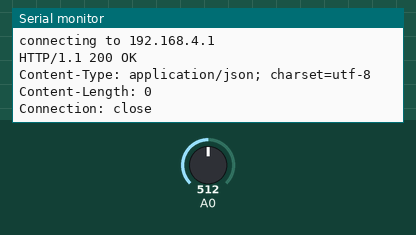
A sketch run on a simulated ESP8266 (NodeMCU). Parts: the last lines printed to the serial monitor. The inputs (shaded band) are chosen by the test bench; at power-on: A0 = 512. WiFi joins after 1.5 s; servers stay silent unless stated; uploads are accepted with an empty reply.

Above: at 2.7 s.
2.8 s: A0 set to 716
At 3.9 s:
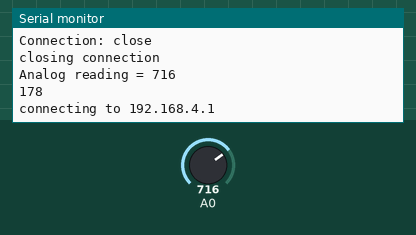
6.5 s: A0 set to 900
At 7.5 s:
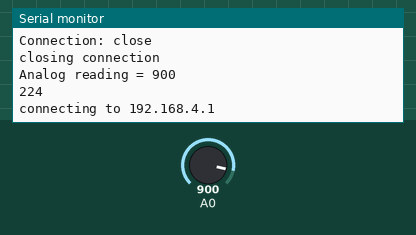
Timing chart, 0 to 9.5 s (numbered marks = the images above; inputs shaded):
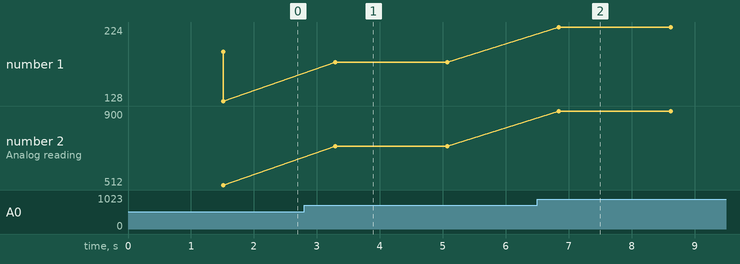

The sketch:

ClientPressureSensor_b.ino
```cpp
/////////////////device 1

#include <ESP8266WiFi.h>
#include <WiFiClient.h>

const char* host = "192.168.4.1"; //Ip of the Host(Our Case esp8266-01 as server. Its the ip of the esp8266-01 as Access point)

int fsrAnalogPin = 0; // FSR is connected to analog 0
int fsrReading;      // the analog reading from the FSR resistor divider
String forceValue="";
void setup() {
  Serial.begin(115200);          //Baud Rate for Communication
  delay(10);                     //Baud rate prper initialization
  pinMode(13,INPUT);             //Pin D7 on NodeMcu Lua. Button to switch on and off the solenoid.
  WiFi.mode(WIFI_STA);           //NodeMcu esp12E in station mode
  WiFi.begin("ESP_Servos", "123");      //Connect to this SSID. In our case esp-01 SSID.

  while (WiFi.status() != WL_CONNECTED) {      //Wait for getting IP assigned by Access Point/ DHCP.
                                               //Our case  esp-01 as Access point will assign IP to nodemcu esp12E.
    delay(500);
    Serial.printf("Connection status: %d\n", WiFi.status());
    /*
    Return codes from https://arduino-esp8266.readthedocs.io/en/latest/esp8266wifi/readme.html
    0 : WL_IDLE_STATUS when Wi-Fi is in process of changing between statuses
    1 : WL_NO_SSID_AVAILin case configured SSID cannot be reached
    3 : WL_CONNECTED after successful connection is established
    4 : WL_CONNECT_FAILED if password is incorrect
    6 : WL_DISCONNECTED if module is not configured in station mode
     */
  }
  Serial.println("");
  Serial.println("WiFi connected");
  Serial.println("IP address: ");
  Serial.println(WiFi.localIP());             //Check out the Ip assigned by the esp12E
}

void loop() {
  fsrReading = analogRead(fsrAnalogPin);
  Serial.print("Analog reading = ");
  Serial.println(fsrReading);
  forceValue= String(map(fsrReading, 0, 1023, 0, 255));
  Serial.println(forceValue);
  Serial.print("connecting to ");
  Serial.println(host);
  // Use WiFiClient class to create TCP connections
  WiFiClient client;
  const int httpPort = 80;
  delay(500);
  int iConnect = 0;
  int iConnectMaxTries = 10;
  while (!client.connect("192.168.4.1", httpPort)) {
    Serial.println("Connecting...");
    delay(1000);
    iConnect++;
    if(iConnect > iConnectMaxTries)
    {
      Serial.println("Connection failed, retrying...");
      return;
    }
  }
  //Request to server to activate the led
  client.print(String("GET ") +"/Pres?1f="+forceValue+" HTTP/1.1\r\n" +
             "Host: " + host + "\r\n" +
             "Connection: close\r\n\r\n");
  delay(10);
  // Read all the lines of the reply from server and print them to Serial Monitor etc
  while(client.available()){
    String line = client.readStringUntil('\r');
    Serial.print(line);
  }
  //Close the Connection. Automatically
  Serial.println();
  Serial.println("closing connection");
  client.stop();
}
```

Measured:
- after the input at 2.8 s, the serial monitor: prints a new line after 0.49 s (image 1)
- after the input at 6.5 s, the serial monitor: prints a new line after 0.35 s (image 2)
- plotted number 1: 128 → 178 after the input at 2.8 s, 178 → 224 after the input at 6.5 s
- plotted number 2: 512 → 716 after the input at 2.8 s, 716 → 900 after the input at 6.5 s
